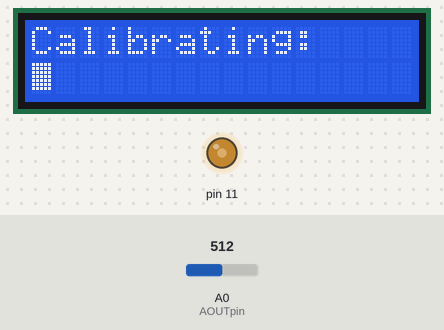
The sketch below on a simulated Arduino Uno, built with avr-gcc and run on an emulated ATmega328P. Parts: 16×2 character LCD, output pins drawn as LEDs (lit = HIGH). The inputs (shaded band) are chosen by the test bench; at power-on: A0 (AOUTpin) = 512.

Above: at 0.1 s.
At 3.1 s:
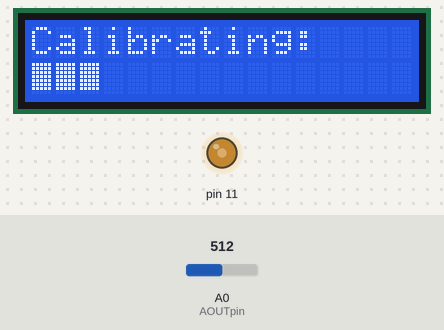
At 6.1 s:
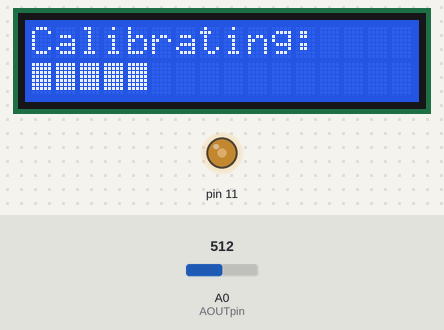
At 12.1 s:
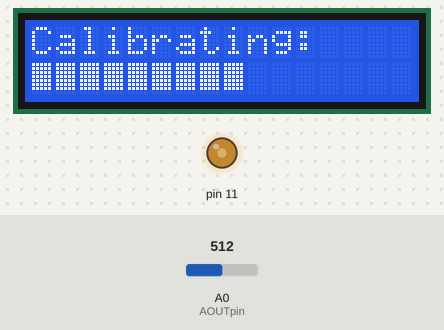
At 18.1 s:
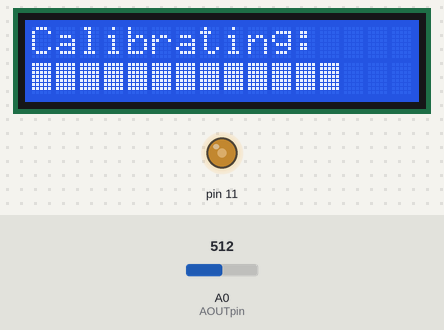
At 24.1 s:
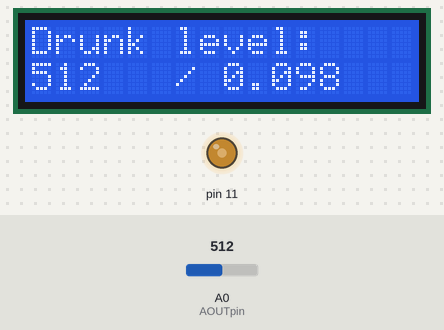

The sketch:

breathalyser_v1.ino
```cpp
#include <LiquidCrystal.h>
const int rs = 3, en = 4, d4 = 5, d5 = 6, d6 = 7, d7 = 8;
const int AOUTpin=0;
int bac;
//#define BAC_START 410
// New BAC_START after calibration_1 is 120. This means that 120 is the base and
// everything greater than this will have a reading and it will follow the shape
// of the curve.
#define BAC_START 120

#define BAC_END 859
const uint8_t bac_chart[] =
{2, 3, 4, 5, 6, 6, 7, 8, 8, 9, 10, 10, 11, 11, 12, 13, 13, 14, 14, 15, 15, 16,
16, 16, 17, 17, 18, 18, 19, 19, 19, 20, 20, 20, 21, 21, 21, 21, 22, 22, 22, 22,
23, 23, 23, 23, 24, 24, 24, 24, 24, 25, 25, 25, 25, 25, 25, 25, 26, 26, 26, 26,
26, 26, 26, 26, 27, 27, 27, 27, 27, 27, 27, 27, 27, 27, 27, 27, 27, 28, 28, 28,
28, 28, 28, 28, 28, 28, 28, 28, 28, 28, 28, 28, 28, 28, 28, 28, 28, 28, 28, 29,
29, 29, 29, 29, 29, 29, 29, 29, 29, 29, 29, 29, 29, 29, 29, 29, 29, 29, 29, 29,
29, 30, 30, 30, 30, 30, 30, 30, 30, 30, 30, 30, 30, 30, 30, 30, 30, 31, 31, 31,
31, 31, 31, 31, 31, 31, 31, 31, 32, 32, 32, 32, 32, 32, 32, 32, 32, 32, 33, 33,
33, 33, 33, 33, 33, 33, 33, 34, 34, 34, 34, 34, 34, 34, 35, 35, 35, 35, 35, 35,
35, 35, 36, 36, 36, 36, 36, 36, 37, 37, 37, 37, 37, 37, 37, 38, 38, 38, 38, 38,
38, 39, 39, 39, 39, 39, 39, 40, 40, 40, 40, 40, 40, 41, 41, 41, 41, 41, 41, 42,
42, 42, 42, 42, 43, 43, 43, 43, 43, 43, 44, 44, 44, 44, 44, 44, 45, 45, 45, 45,
45, 46, 46, 46, 46, 46, 46, 47, 47, 47, 47, 47, 48, 48, 48, 48, 48, 48, 49, 49,
49, 49, 49, 49, 50, 50, 50, 50, 50, 51, 51, 51, 51, 51, 51, 52, 52, 52, 52, 52,
53, 53, 53, 53, 53, 54, 54, 54, 54, 54, 54, 55, 55, 55, 55, 55, 56, 56, 56, 56,
56, 57, 57, 57, 57, 58, 58, 58, 58, 58, 59, 59, 59, 59, 60, 60, 60, 60, 61, 61,
61, 61, 62, 62, 62, 62, 63, 63, 63, 64, 64, 64, 64, 65, 65, 65, 66, 66, 66, 67,
67, 68, 68, 68, 69, 69, 69, 70, 70, 71, 71, 72, 72, 72, 73, 73, 74, 74, 75, 75,
76, 76, 77, 78, 78, 79, 79, 80, 80, 81, 82, 82, 83, 84, 84, 85, 86, 87, 87, 88,
89, 90, 90, 91, 92, 93, 94, 95, 96, 97, 98, 99, 100, 101, 102, 103, 104, 105,
106, 107, 108, 109, 111, 112, 113, 114, 116, 117, 118, 120, 121, 122, 124, 125,
127, 128, 130, 131, 133, 135, 136, 138, 140, 142, 143, 145, 147, 149, 151, 153,
155, 157, 159, 161, 163, 165, 168, 170, 172, 174, 177, 179, 182, 184, 187, 189,
192, 194};

LiquidCrystal lcd(rs, en, d4, d5, d6, d7);
byte block[8] = {
  B11111,
  B11111,
  B11111,
  B11111,
  B11111,
  B11111,
  B11111,
};
void setup()
{
  analogWrite(11, 120); // makes the contrast to the optimal level
  lcd.begin(16,2);      // set up the LCD's number of columns and rows:
  lcd.setCursor(0,0);   // set the cursor to column 0, line 0
  lcd.print("Calibrating:"); //// Print a message to the LCD.
  lcd.createChar(0, block); // Creates the block character
  for (int i=0; i<16;i++) {
    lcd.setCursor(i,1);   // Move to the second row, ith column
    lcd.write(byte(0));
    delay(1500);
  }

}
void loop()
{
  lcd.clear();
  lcd.setCursor(0,0);   // set the cursor to column 0, line 0
  lcd.print("Drunk level:"); //// Print a message to the LCD.
  lcd.setCursor(0,1);   // set the cursor to column 0, line 1
  int sensorRead= analogRead(AOUTpin);//reads the analaog value from the alcohol sensor's AOUT pin
  lcd.print(sensorRead);
  lcd.setCursor(6,1);
  lcd.print("/");
  lcd.setCursor(8,1);


  if (sensorRead < BAC_START) {
    lcd.print("0.000");
  } else if (sensorRead > BAC_END) {
    lcd.print("EEEE");
  } else {
    int newSensorRead = sensorRead - BAC_START;
    bac = bac_chart[newSensorRead];
    if (bac < 10) {
      String bac_string = "0.00";
      bac_string = bac_string + bac;
      lcd.print(bac_string);
    } else if (bac < 100) {
      String bac_string = "0.0";
      bac_string = bac_string + bac;
      lcd.print(bac_string);
    } else {
      String bac_string = "0.";
      bac_string = bac_string + bac;
      lcd.print(bac_string);
    }

  }

  delay (500);
  }
```

Measured:
- what the display in image 1 shows lasts 1.5 s, from 3.1 s to 4.6 s
